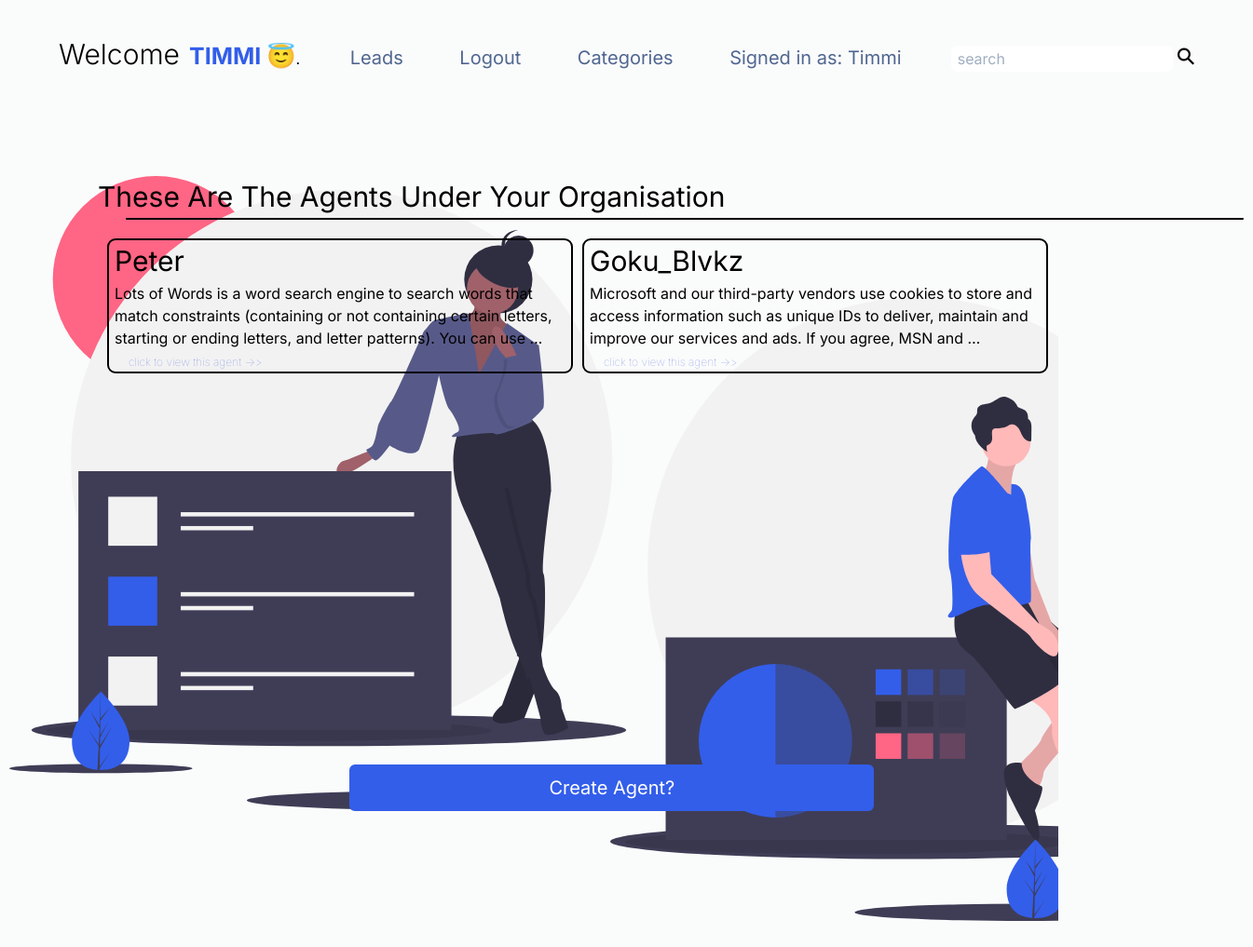
Page /agentlist/ (signed in) on the committed database.
### CRMapp/models.py (models this page shows, shortened)
class User(AbstractUser):
    pass
    is_organisor = models.BooleanField(default=True)
    is_agent = models.BooleanField(default=False)
    agent_details = models.TextField(null = True, blank=True)

class Agent(models.Model):
    user = models.OneToOneField("User", on_delete=models.CASCADE)
    organisation = models.ForeignKey("Auto", on_delete=models.CASCADE)

### Agentapp/views.py (the view, shortened to what this page needs)
# urls.py: path('agentlist/', Agent_list.as_view(), name='agent-list'),
class Agent_list(ManualLoginRequiredMixin, generic.ListView):
    template_name = 'agent-list.html'
    context_object_name = 'agents'
    def get_queryset(self):
        queryset = Agent.objects.filter(organisation = self.request.user.auto)
        return queryset

### CRMapp/mixins.py (called while the page is built)
    def dispatch(self, request, *args, **kwargs):
        if not request.user.is_authenticated or not request.user.is_organisor:
            return redirect('login')
        return super().dispatch(request, *args, **kwargs)

### Agentapp/templates/agent-list.html (shortened to what this page needs)
<!DOCTYPE html>
<html lang="en">
<head>
    <link href="https://unpkg.com/tailwindcss@^1.0/dist/tailwind.min.css" rel="stylesheet">
    {% load static %}
    <link rel="stylesheet" href="{% static 'styless.css' %}">
</head>
<body>
    <nav>
        <h1 class="hello">Welcome</h1>
        <span>{{request.user.username}} &#128519;</span>.
        <div class="nav-contents">
            <ul>
                <li><a href="{% url 'leads:lead-list' %}">Leads</a></li>
               <li><a href="{% url 'logout' %}">Logout</a></li>
               {% if request.user.is_organisor %}
               <li><a  href="{% url 'leads:category' %}">Categories</a></li>
               {% endif %}
               <li>Signed in as: <span style="text-transform: capitalize;">{{request.user.username}}</span></li>
            </ul>
        </div>
            <div class="search">
                <input type="search" placeholder=" search">
                <button><div class="search-icon">&#9906;</div></button>
            </div>
    </nav>
<div class="background-img">
    <div class="container">
        <p id="text-p">These are the Agents under your organisation</p>
        <div class="lead">
                {% for agent in agents %}
                <p>
                    <a class="text-3xl" style="text-transform: capitalize;" href="{% url 'agents:agent-details' agent.id %}">{{agent.user.username}}</a><br>
                    <a>
                       {{agent.user.agent_details|truncatewords:30}}
                    </a><br>
                    <span class="text"><a href="{% url 'agents:agent-details' agent.id %}">click to view this agent ->></a></span>
                </p>
                {% endfor %}
            </div>
        <div class="bottom">
            <a href="{% url 'agents:agent-create' %}"><button class="w-full text-black hover:bg-blue-500  px-3 py-2 rounded-md">Create Agent?</button></a>
        </div>
    </div>
</div>
</body>
</html>

### static/styless.css (style rules this page uses)
* { margin: 0; padding: 0; box-sizing: border-box; font-family: "Inter", sans-serif; }
body { font-family: "Inter", sans-serif; background: #fafbfb; background-size: cover; min-height: 100vh; margin: 10px; }
nav { display: flex; justify-content: space-between; flex-wrap: nowrap; padding: 2px 4%; align-items: baseline; }
nav > span { font-weight: 700; font-size: 25px; color: #335eea; text-transform:uppercase; margin-left: 10px; }
.hello { margin-top: 2%; font-weight: 300; font-size: 30px; }
.nav-contents { flex: 1; text-align: center; }
.nav-contents ul li { list-style: none; display: inline-block; padding: 12px 28px; margin-top: 19px; }
.nav-contents ul li { text-decoration: none; font-weight: 400; font-size: 20px; transform: 0.2s; color: #506690; }
.nav-contents ul a::after { content: ''; display: block; width: 0px; height: 3px; transition: 0.5s ease-in-out; margin: auto; background: #2b50c7; }
.search { box-sizing: border-box; }
.search input { padding: 2px; border-radius: 7px; }
.search-icon { transform: rotate(-45deg); font-size:25px; margin-top: 3px; border: none; }
.background-img { background: url(images/team.svg); background-size: cover; height: 90%; width: 85%; max-width: 100%; align-items: center; object-fit: contain; }
.container { margin: 95px; min-height: 100vh; }
#text-p { font-weight: 400; font-size: 30px; text-transform: capitalize; }
#text-p::after { content: ''; display: block; width: 1200px; height: 2px; margin-left: 30px; background: black; border-radius: 3px; }
.lead { margin-top: 20px; margin-right: 100px; display: flex; flex-wrap: wrap; align-items: flex-start; }
.lead p { border: 2px solid black; margin-bottom: 25px; margin-left: 10px; width:500px; height: auto; border-radius: 9px; padding-left: 6px; transition: 0.3s ease-in-out; }
.text { font-weight: 50; font-size: 12px; padding-left: 15px; color: rgb(124, 142, 230); }
.lead span { transition: 0.3s ease-in-out; }
.bottom { width: 50%; margin-left: 24%; }
.bottom button { transition: 0.3s ease-in-out; height: 50px; font-size: 20px; font-weight: 400; color: white; margin-top: 70%; background: #335eea; }

### rows in the picture
User: user.username "TIMMI", user.username "Timmi"
Agent: user.username "Peter", user.agent_details "Lots of Words is a word search engine to search words that match constraints (containing or not containing certain letters, starting or ending letters, and letter patterns). You can use …"
Agent: user.username "Goku_Blvkz", user.agent_details "Microsoft and our third-party vendors use cookies to store and access information such as unique IDs to deliver, maintain and improve our services and ads. If you agree, MSN and …"
